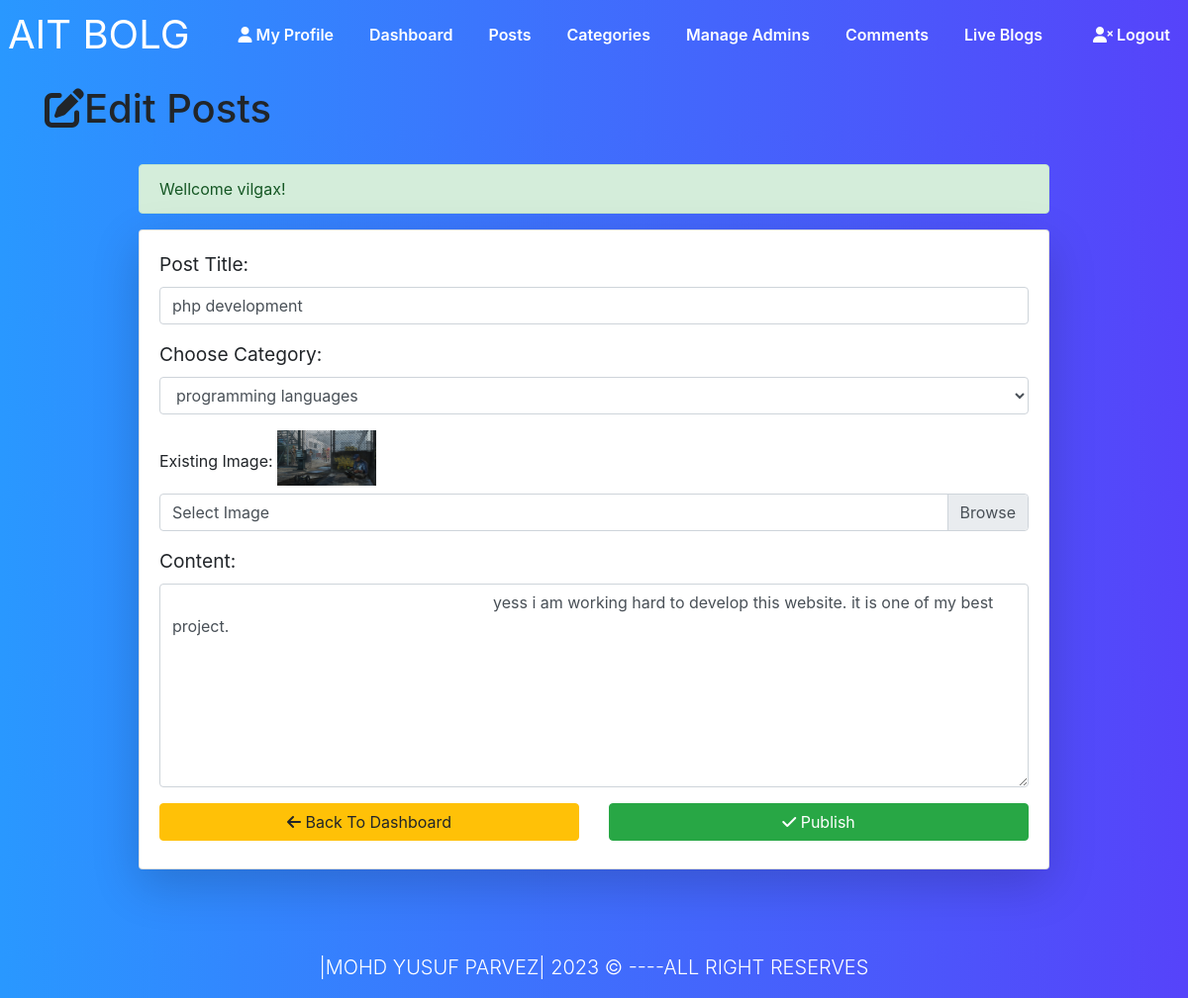
Page /editpost.php?id=8 (signed in) on the committed database.
### tables this page shows
CREATE TABLE `posts` (
  `id` int(10) NOT NULL,
  `datetime` varchar(50) NOT NULL,
  `title` varchar(300) NOT NULL,
  `category` varchar(50) NOT NULL,
  `author` varchar(50) NOT NULL,
  `image` varchar(50) NOT NULL,
  `content` varchar(10000) NOT NULL
);

### editpost.php (the view, shortened to what this page needs)
<?php require_once("includes/Sessions.php");  ?>
<?php
	$SarchQueryParameter = $_GET['id'];
?>
<!DOCTYPE html>
<html lang="en">
<head>
	<link rel="stylesheet" type="text/css" href="css/style.css">
	<link rel="stylesheet" type="text/css" href="bootcss/bootstrap.css">
	<link rel="stylesheet" type="text/css" href="bootcss/bootstrap-grid.css">
	<link rel="stylesheet" type="text/css" href="bootcss/bootstrap-reboot.css">
	<link rel="stylesheet" type="text/css" href="css/edit.css">
</head>
<body style="background-image: linear-gradient(to right, #2998ff, #5643fa);">
	<nav class="navbar navbar-dash-back navbar-expand-lg navbar-light ">
  <a class="navbar-brand logo ml-2" href="#">Ait bolg</a>
  <div class="collapse navbar-collapse" id="navbarNav">
  <ul class="navbar-nav ml-auto">
				<li class="nav-item"><a href="profile.php" class="nav-link text-success"><i class="fas fa-user"></i> My Profile</a></li>
				<li class="nav-item"><a href="dashboard.php" class="nav-link">Dashboard</a></li>
				<li class="nav-item"><a href="posts.php" class="nav-link">Posts</a></li>
				<li class="nav-item"><a href="categories.php" class="nav-link">Categories</a></li>
				<li class="nav-item"><a href="admins.php" class="nav-link">Manage Admins</a></li>
				<li class="nav-item"><a href="comments.php" class="nav-link">Comments</a></li>
				<li class="nav-item"><a href="index.php?page=1" class="nav-link">Live Blogs</a></li>
			</ul>
			<ul class="navbar-nav ml-auto">
				<li class="nav-item"><a href="logout.php" class="nav-link text-danger"><i class="fas fa-user-times"></i> Logout</a></li>
			</ul>
  </div>
</nav>
	<header class=" py-3">
		<div class="container">
			<div class="row">
				<div class="col-md-12">
					<h1><i class="fas fa-edit"></i>Edit Posts</h1>
				</div>
			</div>
		</div>
	</header>
	<section class="container py-2 mb-4">
		<div class="row">
			<div class="offset-lg-1 col-lg-10" style="min-height: 400px;">
				<?php
					echo SuccessMessage();
					global $ConnectingDB;
       				$sql  = "SELECT * FROM posts WHERE id='$SarchQueryParameter'";
      			 	$stmt = $ConnectingDB ->query($sql);
       				while ($DataRows=$stmt->fetch()) {
         			$TitleToBeUpdated    = $DataRows['title'];
         			$CategoryToBeUpdated = $DataRows['category'];
         			$ImageToBeUpdated    = $DataRows['image'];
         			$PostToBeUpdated     = $DataRows['content'];
         			}
				?>
				<form class="" action="editpost.php?id=<?php echo $SarchQueryParameter; ?>" method="post" enctype="multipart/form-data">
					<div class="card shadow-lg mb-3">
						<div class="card-body">
							<div class="form-group">
								<label for="title"><span class="Fieldinfo">Post Title:</span></label>
								<input type="text" name="PostTitle" id="title" class="form-control" value="<?php echo $TitleToBeUpdated;  ?>">
							</div>
							<div class="form-group">
								<label for="CategoryTitle"><span class="Fieldinfo">Choose Category:</span></label>
								<select class="form-control" id="CategoryTitle" name="Category">
								<option selected><?php echo $CategoryToBeUpdated; ?></option>
								</select>
							</div>
							<div class="form-group">
								<span class="FieldInfo">Existing Image: </span>
              						<img  class="mb-2" src="Uploads/<?php echo $ImageToBeUpdated;?>" width="100px"; height="auto"; >
								<div class="custom-file">
									<label class="custom-file-label" for="imageSelect">Select Image</label>
								</div>
							</div>
							<div class="form-group">
								<label for="Content"><span class="Fieldinfo">Content:</span></label>
								<textarea class="form-control" id="Content" name="PostDescription" rows="8" cols="80">
									<?php echo $PostToBeUpdated; ?>
								</textarea>
							</div>
							<div class="row">
								<div class="col-lg-6 mb-2">
									<a href="dashboard.php" class="btn btn-warning btn-block"><i class="fas fa-arrow-left"></i> Back To Dashboard</a>
								</div>
								<div class="col-lg-6 mb-2">
									<button type="submit" name="submit" class="btn btn-success btn-block">
										<i class="fas fa-check"></i> Publish
									</button>
								</div>
							</div>
						</div>
					</div>
				</form>
			</div>
		</div>
	</section>
	<footer class="dash-bg-color text-white">
		<div class="container mrtop">
			<div class="row">
				<div class="col">
					<p class="lead text-center">|MOHD YUSUF PARVEZ| <span id="year"></span> &copy; ----ALL RIGHT RESERVES</p>
				</div>
			</div>
		</div>
	</footer>
</body>
</html>

### css/style.css (style rules this page uses)
.Fieldinfo { font-size: 1.2em; }

### css/edit.css (style rules this page uses)
.logo { color: #fff !important; text-transform: uppercase; font-size: 40px !important; }
body { background-color: #fff !important; }
.navbar-dash-back { background-image: linear-gradient(to right, #2998ff, #5643fa); padding: 0 !important; }
.navbar-nav li { padding: 0 10px; }
.navbar-nav li a { color: #fff !important; font-weight: 600; }
.mrtop { margin-top: 60px !important; }
.dash-bg-color { background-image: linear-gradient(to right, #2998ff, #5643fa); }

### rows in the picture
posts: PostTitle "php development", Category "programming languages", image (picture), PostDescription "yess i am working hard to develop this website. it is one of my best project."

### other values in the picture
SuccessMessage() "Wellcome vilgax!"
